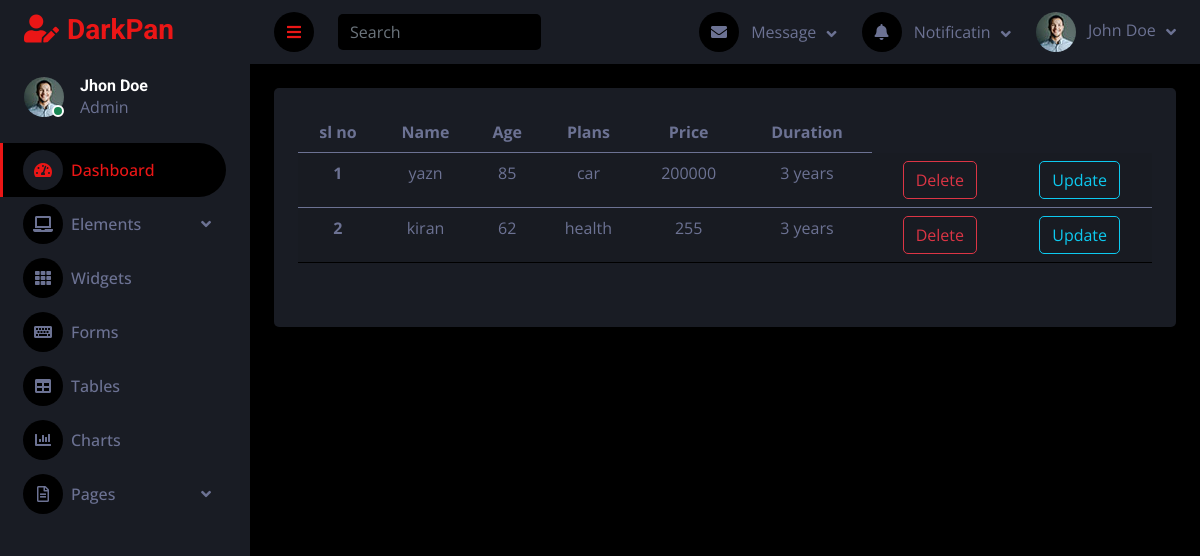
Before: /viewdata with the older database file.
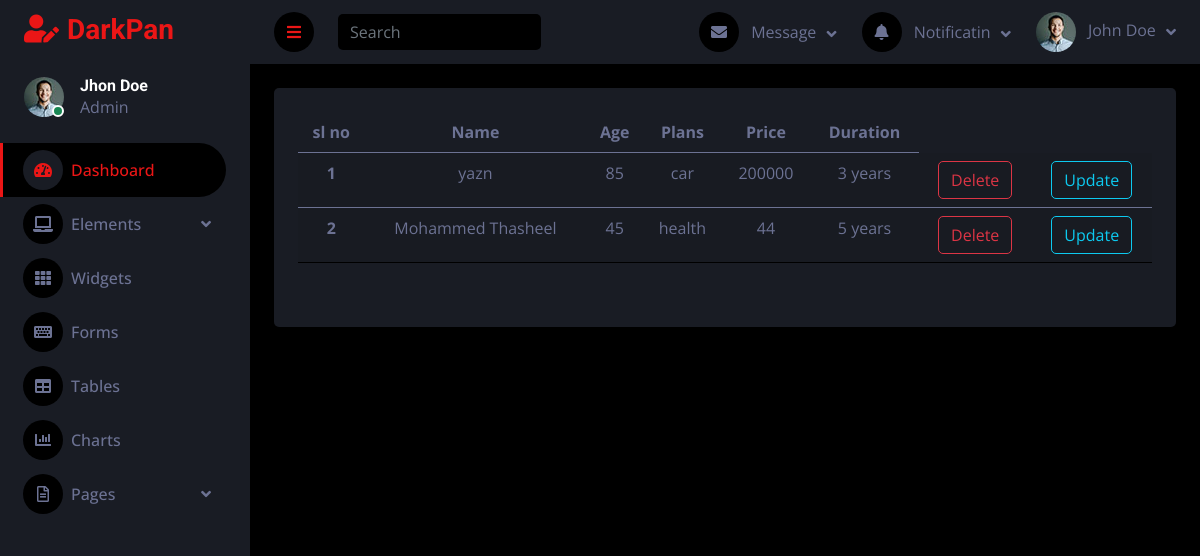
After: the same page with the newer database file.
### rootapp/models.py (models this page shows)
class LifeInsurance(models.Model):
    duration_plans=(
        ('3 years', '3 year'),
        ('5 years', '5 year'),
        ('10 years', '10 year',)
    )
    life_plans=(
        ('health','health'),
        ('car','car'),
        ('home','home'),
        ('life','life'),
    )
    name=models.CharField(max_length=20)
    age=models.IntegerField()
    plans=models.CharField(max_length=20,choices=life_plans)
    price=models.IntegerField()
    duration=models.CharField(choices=duration_plans,max_length=25)

### rootapp/views.py (the view)
# urls.py: path('viewdata', views.viewdata, name='viewdata'),
def viewdata(request):
    info= LifeInsurance.objects.all()
    return render(request, 'read.html', {'info': info})

### read.html (shortened to what this page needs)
{% extends 'dash.html' %}
{% block content %}
<table class="table table-striped">
  <thead>
    <tr>
      <th scope="col">sl no</th>
      <th scope="col">Name</th>
      <th scope="col">Age</th>
      <th scope="col">Plans</th>
          <th scope="col">Price</th>
          <th scope="col">Duration</th>
    </tr>
  </thead>
  <tbody>
  {% for i in info %}
    <tr>
      <th scope="row">{{ forloop.counter }}</th>
            <td>{{i.name}}</td>
            <td>{{ i.age }}</td>
            <td>{{i.plans}}</td>
            <td>{{i.price}}</td>
           <td>{{i.duration}}</td>
        <td>
            <form action="{% url 'deldata' i.id %}" method="POST">
                <button type="submit" class="btn btn-outline-danger">Delete</button>
            </form>
        </td>
        <td>
                <a  href="{% url 'update_data' i.id %}" class="btn btn-outline-info">Update</a>
        </td>
    </tr>
  </tbody>
    {% endfor %}
</table>
{% endblock %}

### dash.html (shortened to what this page needs)
<!DOCTYPE html>
{% load static %}
<html lang="en">
<head>
    <link href="https://cdnjs.cloudflare.com/ajax/libs/font-awesome/5.10.0/css/all.min.css" rel="stylesheet">
    <link href="https://cdn.jsdelivr.net/npm/bootstrap-icons@1.4.1/font/bootstrap-icons.css" rel="stylesheet">
    <link href=" {% static 'dash/owlcarousel/assets/owl.carousel.min.css' %} " rel="stylesheet">
    <link href=" {% static 'dash/lib/tempusdominus/css/tempusdominus-bootstrap-4.min.css' %} " rel="stylesheet" />
    <link href=" {% static 'dash/css/bootstrap.min.css' %} " rel="stylesheet">
    <link href=" {% static 'dash/css/style.css' %} " rel="stylesheet">
</head>
<body>
    <div class="container-fluid position-relative d-flex p-0">
        <div class="sidebar pe-4 pb-3">
            <nav class="navbar bg-secondary navbar-dark">
                <a href=" {% static 'index.html' %} " class="navbar-brand mx-4 mb-3">
                    <h3 class="text-primary"><i class="fa fa-user-edit me-2"></i>DarkPan</h3>
                </a>
                <div class="d-flex align-items-center ms-4 mb-4">
                    <div class="position-relative">
                        <img class="rounded-circle" src=" {% static 'img/user.jpg' %} " alt="" style="width: 40px; height: 40px;">
                        <div class="bg-success rounded-circle border border-2 border-white position-absolute end-0 bottom-0 p-1"></div>
                    </div>
                    <div class="ms-3">
                        <h6 class="mb-0">Jhon Doe</h6>
                        <span>Admin</span>
                    </div>
                </div>
                <div class="navbar-nav w-100">
                    <a href=" {% static 'index.html' %} " class="nav-item nav-link active"><i class="fa fa-tachometer-alt me-2"></i>Dashboard</a>
                    <div class="nav-item dropdown">
                        <a href="#" class="nav-link dropdown-toggle" data-bs-toggle="dropdown"><i class="fa fa-laptop me-2"></i>Elements</a>
                    </div>
                    <a href=" {% static 'widget.html' %} " class="nav-item nav-link"><i class="fa fa-th me-2"></i>Widgets</a>
                    <a href=" {% static 'form.html' %} " class="nav-item nav-link"><i class="fa fa-keyboard me-2"></i>Forms</a>
                    <a href=" {% static 'table.html' %} " class="nav-item nav-link"><i class="fa fa-table me-2"></i>Tables</a>
                    <a href=" {% static 'chart.html' %} " class="nav-item nav-link"><i class="fa fa-chart-bar me-2"></i>Charts</a>
                    <div class="nav-item dropdown">
                        <a href="#" class="nav-link dropdown-toggle" data-bs-toggle="dropdown"><i class="far fa-file-alt me-2"></i>Pages</a>
                    </div>
                </div>
            </nav>
        </div>
        <div class="content">
            <nav class="navbar navbar-expand bg-secondary navbar-dark sticky-top px-4 py-0">
                <a href="#" class="sidebar-toggler flex-shrink-0">
                    <i class="fa fa-bars"></i>
                </a>
                <form class="d-none d-md-flex ms-4">
                    <input class="form-control bg-dark border-0" type="search" placeholder="Search">
                </form>
                <div class="navbar-nav align-items-center ms-auto">
                    <div class="nav-item dropdown">
                        <a href="#" class="nav-link dropdown-toggle" data-bs-toggle="dropdown">
                            <i class="fa fa-envelope me-lg-2"></i>
                            <span class="d-none d-lg-inline-flex">Message</span>
                        </a>
                    </div>
                    <div class="nav-item dropdown">
                        <a href="#" class="nav-link dropdown-toggle" data-bs-toggle="dropdown">
                            <i class="fa fa-bell me-lg-2"></i>
                            <span class="d-none d-lg-inline-flex">Notificatin</span>
                        </a>
                    </div>
                    <div class="nav-item dropdown">
                        <a href="#" class="nav-link dropdown-toggle" data-bs-toggle="dropdown">
                            <img class="rounded-circle me-lg-2" src=" {% static 'img/user.jpg' %} " alt="" style="width: 40px; height: 40px;">
                            <span class="d-none d-lg-inline-flex">John Doe</span>
                        </a>
                    </div>
                </div>
            </nav>
            <div class="container-fluid pt-4 px-4">
                <div class="bg-secondary text-center rounded p-4">
                    <div class="d-flex align-items-center justify-content-between mb-4">
                        {% block content %}{% endblock %}
                    </div>
                </div>
            </div>
</body>
</html>

### static/dash/css/style.css (style rules this page uses)
:root { --primary: #EB1616; --secondary: #191C24; --light: #6C7293; --dark: #000000; }
.btn { transition: .5s; }
.sidebar { position: fixed; top: 0; left: 0; bottom: 0; width: 250px; height: 100vh; overflow-y: auto; background: var(--secondary); transition: 0.5s; z-index: 999; }
.content { margin-left: 250px; min-height: 100vh; background: var(--dark); transition: 0.5s; }
@media (min-width: 992px) { .sidebar { margin-left: 0; } }
@media (min-width: 992px) { .content { width: calc(100% - 250px); } }
.sidebar .navbar .navbar-nav .nav-link { padding: 7px 20px; color: var(--light); font-weight: 500; border-left: 3px solid var(--secondary); border-radius: 0 30px 30px 0; outline: none; }
.sidebar .navbar .navbar-nav .nav-link:hover, .sidebar .navbar .navbar-nav .nav-link.active { color: var(--primary); background: var(--dark); border-color: var(--primary); }
.sidebar .navbar .navbar-nav .nav-link i { width: 40px; height: 40px; display: inline-flex; align-items: center; justify-content: center; background: var(--dark); border-radius: 40px; }
.sidebar .navbar .navbar-nav .nav-link:hover i, .sidebar .navbar .navbar-nav .nav-link.active i { background: var(--secondary); }
.sidebar .navbar .dropdown-toggle::after { position: absolute; top: 15px; right: 15px; border: none; content: "\f107"; font-family: "Font Awesome 5 Free"; font-weight: 900; transition: .5s; }
.content .navbar .navbar-nav .nav-link { margin-left: 25px; padding: 12px 0; color: var(--light); outline: none; }
.content .navbar .sidebar-toggler, .content .navbar .navbar-nav .nav-link i { width: 40px; height: 40px; display: inline-flex; align-items: center; justify-content: center; background: var(--dark); border-radius: 40px; }
.content .navbar .dropdown-toggle::after { margin-left: 6px; vertical-align: middle; border: none; content: "\f107"; font-family: "Font Awesome 5 Free"; font-weight: 900; transition: .5s; }

Changed rows visible on the page:
removed LifeInsurance: name "kiran", age "62", plans "health", price "255", duration "3 years"
added LifeInsurance: name "Mohammed Thasheel", age "45", plans "health", price "44", duration "5 years"
